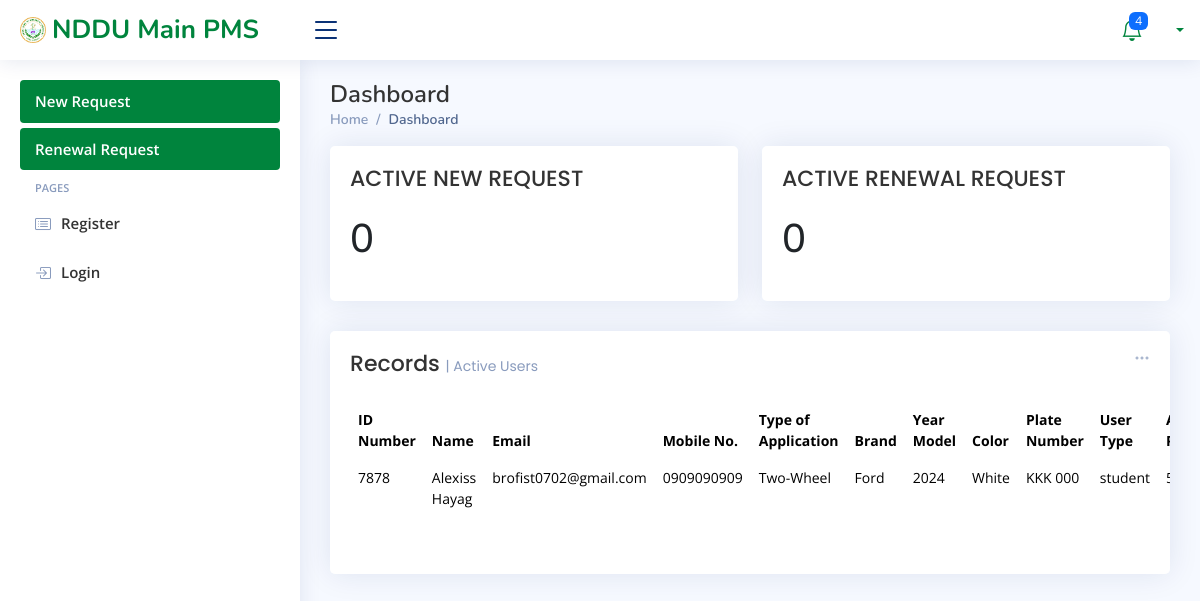
The app's page /admin.php with its own data.
### tables this page shows
CREATE TABLE `vehicles` (
  `date` date NOT NULL,
  `brand` varchar(255) NOT NULL,
  `yearmodel` year(4) NOT NULL,
  `vehicletype` text NOT NULL,
  `platenumber` varchar(50) NOT NULL,
  `amountpaid` double NOT NULL,
  `ORnum` varchar(50) NOT NULL,
  `typeofapplicant` varchar(50) NOT NULL,
  `status` enum('pending','accepted','rejected') NOT NULL DEFAULT 'pending',
  `Expiration_date` timestamp NOT NULL DEFAULT current_timestamp() ON UPDATE current_timestamp(),
  `user_id` int(255) NOT NULL,
  `controlnumber` int(11) NOT NULL,
  `color` text NOT NULL
);

CREATE TABLE `users` (
  `firstname` text NOT NULL,
  `lastname` text NOT NULL,
  `email` varchar(255) NOT NULL,
  `IDnum` int(11) NOT NULL,
  `password` text NOT NULL,
  `Phone number` text NOT NULL,
  `User_Type` text NOT NULL DEFAULT 'student',
  `created_Date` datetime NOT NULL DEFAULT current_timestamp(),
  `vehicle_count` int(11) NOT NULL DEFAULT 0,
  `type` int(11) NOT NULL DEFAULT 0
);

### admin.php (the view, shortened to what this page needs)
<?php
include("config.php");
$query = "SELECT COUNT(*) AS request_count FROM vehicles WHERE typeofapplicant = 'request' AND status = 'pending'";
$result = mysqli_query($conn, $query);
if ($result) {
  $row = mysqli_fetch_assoc($result);
  $requestCount = $row['request_count'];
} else {
  echo "Error executing query: " . mysqli_error($conn);
}
$query2 = "SELECT COUNT(*) AS request_count2 FROM vehicles WHERE typeofapplicant = 'renew' AND status = 'pending'";
$result2 = mysqli_query($conn, $query2);
if ($result) {
  $row2 = mysqli_fetch_assoc($result2);
  $requestCount2 = $row2['request_count2'];
} else {
  echo "Error executing query: " . mysqli_error($conn);
}
?>
<!DOCTYPE html>
<html lang="en">
<head>
  <link href="assets/vendor/bootstrap/css/bootstrap.min.css" rel="stylesheet">
  <link href="assets/vendor/bootstrap-icons/bootstrap-icons.css" rel="stylesheet">
  <link href="assets/vendor/boxicons/css/boxicons.min.css" rel="stylesheet">
  <link href="assets/vendor/quill/quill.snow.css" rel="stylesheet">
  <link href="assets/vendor/quill/quill.bubble.css" rel="stylesheet">
  <link href="assets/vendor/remixicon/remixicon.css" rel="stylesheet">
  <link href="assets/vendor/simple-datatables/style.css" rel="stylesheet">
  <link href="assets/css/style.css" rel="stylesheet">
</head>
<body>
  <header id="header" class="header fixed-top d-flex align-items-center">
    <div class="d-flex align-items-center justify-content-between">
      <a href="admin.php" class="logo d-flex align-items-center">
        <img src="assets/img/seal.png" alt="">
        <span class="d-none d-lg-block">NDDU Main PMS</span>
      </a>
      <i class="bi bi-list toggle-sidebar-btn"></i>
    </div>
    <nav class="header-nav ms-auto">
      <ul class="d-flex align-items-center">
        <li class="nav-item dropdown">
          <a class="nav-link nav-icon" href="#" data-bs-toggle="dropdown">
            <i class="bi bi-bell"></i>
            <span class="badge bg-primary badge-number">4</span>
          </a>
        </li>
        <li class="nav-item dropdown pe-3">
          <a class="nav-link nav-profile d-flex align-items-center pe-0" href="#" data-bs-toggle="dropdown">
            <span class="d-none d-md-block dropdown-toggle ps-2"></span>
          </a>
        </li>
      </ul>
    </nav>
  </header>
  <aside id="sidebar" class="sidebar">
    <ul class="sidebar-nav" id="sidebar-nav">
      <li class="nav-item">
        <a class="nav-link " href="request.php">
          <span>New Request</span>
        </a>
      </li>
      <li class="nav-item">
        <a class="nav-link " href="renewal.php">
          <span>Renewal Request</span>
        </a>
      </li>
      <li class="nav-heading">Pages</li>
      <li class="nav-item">
        <a class="nav-link collapsed" href="register.php">
          <i class="bi bi-card-list"></i>
          <span>Register</span>
        </a>
      </li>
      <li class="nav-item">
        <a class="nav-link collapsed" href="login.php">
          <i class="bi bi-box-arrow-in-right"></i>
          <span>Login</span>
        </a>
      </li>
    </ul>
  </aside>
  <main id="main" class="main">
    <div class="pagetitle">
      <h1>Dashboard</h1>
      <nav>
        <ol class="breadcrumb">
          <li class="breadcrumb-item"><a href="admin.php">Home</a></li>
          <li class="breadcrumb-item active">Dashboard</li>
        </ol>
      </nav>
    </div>
    <section class="section dashboard">
      <div class="row">
        <div class="col-lg-12">
          <div class="row">
            <?php
            echo '
                  <div class="col-md-6">
                      <div class="card info-card sales-card">
                          <div class="card-body">
                              <h5 class="card-title"> ACTIVE NEW REQUEST </h5>
                              <h1> ' . $requestCount . ' </h1>
                          </div>
                      </div>
                  </div>';
            echo '
                  <div class=" col-md-6">
                      <div class="card info-card sales-card">
                          <div class="card-body">
                          <h5 class="card-title"> ACTIVE RENEWAL REQUEST </h5>
                              <h1> ' . $requestCount2 . ' </h1>
                          </div>
                      </div>
                  </div>';
            ?>
          </div>
          <div class="col-12">
            <div class="card recent-sales overflow-auto">
              <div class="filter">
                <a class="icon" href="#" data-bs-toggle="dropdown"><i class="bi bi-three-dots"></i></a>
              </div>
              <div class="card-body">
                <h5 class="card-title">Records <span>| Active Users</span></h5>
                <table class="table table-borderless datatable">
                  <thead>
                    <tr>
                      <th scope="col">ID Number</th>
                      <th scope="col">Name</th>
                      <th scope="col">Email</th>
                      <th scope="col">Mobile No.</th>
                      <th scope="col">Type of Application</th>
                      <th scope="col">Brand</th>
                      <th scope="col">Year Model</th>
                      <th scope="col">Color</th>
                      <th scope="col">Plate Number</th>
                      <th scope="col">User Type</th>
                      <th scope="col">Amount Paid</th>
                    </tr>
                  </thead>
                  <tbody>
                    <?php
                    $sql = "SELECT u.*, v.*
                    FROM users u
                    JOIN vehicles v ON u.IDnum = v.user_id
                    WHERE v.status = 'accepted'";
                      $result = mysqli_query($conn, $sql);
                      if (mysqli_num_rows($result) > 0) {
                          while ($row = mysqli_fetch_assoc($result)) {
                                echo '<tr>';
                                echo '<td>' . $row['user_id'] . '</td>';
                                echo '<td>' . $row['firstname'] ." ". $row['lastname'].'</td>';
                                echo '<td>' . $row['email'] . '</td>';
                                echo '<td>' . $row['Phone number'] . '</td>';
                                echo '<td>' . $row['vehicletype'] . '</td>';
                                echo '<td>' . $row['brand'] . '</td>';
                                echo '<td>' . $row['yearmodel'] . '</td>';
                                echo '<td>' . $row['color'] . '</td>';
                                echo '<td>' . $row['platenumber'] . '</td>';
                                echo '<td>' . $row['User_Type'] . '</td>';
                                echo '<td>' . $row['amountpaid'] . '</td>';
                                echo '</tr>';
                          }
                      } else {
                          echo "No records found with status 'accepted'.";
                      }
                    ?>
                  </tbody>
                </table>
              </div>
            </div>
          </div>
        </div>
      </div>
    </section>
  </main>
</body>
</html>

### assets/css/style.css (style rules this page uses)
:root { scroll-behavior: smooth; }
body { font-family: "Open Sans", sans-serif; background: #f6f9ff; color: #444444; }
a { color: #4154f1; text-decoration: none; }
h1, h2, h3, h4, h5, h6 { font-family: "Nunito", sans-serif; }
#main { margin-top: 60px; padding: 20px 30px; transition: all 0.3s; }
.pagetitle { margin-bottom: 10px; }
.pagetitle h1 { font-size: 24px; margin-bottom: 0; font-weight: 600; color: #333; }
.card { margin-bottom: 30px; border: none; border-radius: 5px; box-shadow: 0px 0 30px rgba(1, 41, 112, 0.1); }
.card-title { padding: 20px 0 15px 0; font-size: 22px; font-weight: 500; color: #333; font-family: "Poppins", sans-serif; }
.card-title span { color: #899bbd; font-size: 14px; font-weight: 400; }
.card-body { display: grid; padding: 0 20px 20px 20px; }
.breadcrumb { font-size: 14px; font-family: "Nunito", sans-serif; color: #899bbd; font-weight: 600; }
.breadcrumb a { color: #899bbd; transition: 0.3s; }
.breadcrumb .breadcrumb-item::before { color: #899bbd; }
.breadcrumb .active { color: #51678f; font-weight: 600; }
.logo { line-height: 1; }
@media (min-width: 1200px) { .logo { width: 280px; } }
.logo img { max-height: 26px; margin-right: 6px; }
.logo span { font-size: 26px; font-weight: 700; color: #00843D; font-family: "Nunito", sans-serif; }
.header { transition: all 0.5s; z-index: 997; height: 60px; box-shadow: 0px 2px 20px rgba(1, 41, 112, 0.1); background-color: #fff; padding-left: 20px; }
.header .toggle-sidebar-btn { font-size: 32px; padding-left: 10px; cursor: pointer; color: #012970; }
.header-nav ul { list-style: none; }
.header-nav>ul { margin: 0; padding: 0; }
.header-nav .nav-icon { font-size: 22px; color: #00843D; margin-right: 25px; position: relative; }
.header-nav .nav-profile { color: #00843D; }
.header-nav .nav-profile span { font-size: 14px; font-weight: 600; }
.header-nav .badge-number { position: absolute; inset: -2px -5px auto auto; font-weight: normal; font-size: 12px; padding: 3px 6px; }
.sidebar { position: fixed; top: 60px; left: 0; bottom: 0; width: 300px; z-index: 996; transition: all 0.3s; padding: 20px; overflow-y: auto; scrollbar-width: thin; scrollbar-color: #aab7cf transparent; box-shadow: 0px 0px 20px rgba(1, 41, 112, 0.1); background-color: #fff; }
@media (min-width: 1200px) { #main, #footer { margin-left: 300px; } }
.sidebar-nav { padding: 0; margin: 0; list-style: none; }
.sidebar-nav li { padding: 0; margin: 0; list-style: none; }
.sidebar-nav .nav-item { margin-bottom: 5px; }
.sidebar-nav .nav-heading { font-size: 11px; text-transform: uppercase; color: #899bbd; font-weight: 600; margin: 10px 0 5px 15px; }
.sidebar-nav .nav-link { display: flex; align-items: center; font-size: 15px; font-weight: 600; color: #fff; transition: 0.3; background: #00843D; padding: 10px 15px; border-radius: 4px; }
.sidebar-nav .nav-link i { font-size: 16px; margin-right: 10px; color: #4154f1; }
.sidebar-nav .nav-link.collapsed { color: #333; background: #fff; }
.sidebar-nav .nav-link.collapsed i { color: #899bbd; }
.dashboard .filter { position: absolute; right: 0px; top: 15px; }
.dashboard .filter .icon { color: #aab7cf; padding-right: 20px; padding-bottom: 5px; transition: 0.3s; font-size: 16px; }
.dashboard .info-card { padding-bottom: 10px; }
.dashboard .recent-sales { font-size: 14px; }
.dashboard .recent-sales .table thead { background: #f6f6fe; }
.dashboard .recent-sales .table thead th { border: 0; }

### records on screen
vehicles: user "7878", user.firstname "Alexiss", user.lastname "Hayag", user.email "brofist0702@gmail.com", user "0909090909", vehicletype "Two-Wheel", brand "Ford", yearmodel "2024", color "White", platenumber "KKK 000", user.User_Type "student"

### other values on screen
$requestCount "0"
$requestCount2 "0"
